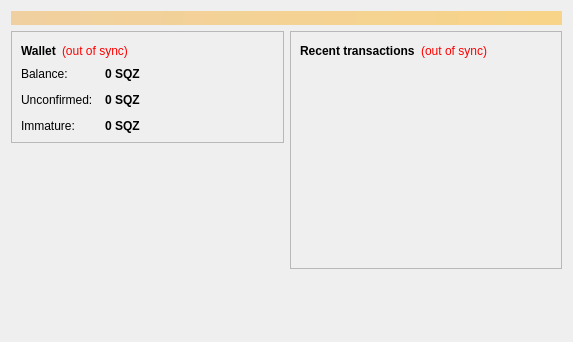
<?xml version="1.0" encoding="UTF-8"?>
<ui version="4.0">
 <class>OverviewPage</class>
 <widget class="QWidget" name="OverviewPage">
  <property name="geometry">
   <rect>
    <x>0</x>
    <y>0</y>
    <width>573</width>
    <height>342</height>
   </rect>
  </property>
  <property name="windowTitle">
   <string>Form</string>
  </property>
  <layout class="QVBoxLayout" name="topLayout">
   <item>
    <widget class="QLabel" name="labelAlerts">
     <property name="visible">
      <bool>false</bool>
     </property>
     <property name="styleSheet">
      <string notr="true">background-color: qlineargradient(x1: 0, y1: 0, x2: 1, y2: 0, stop:0 #F0D0A0, stop:1 #F8D488); color:#000000;</string>
     </property>
     <property name="wordWrap">
      <bool>true</bool>
     </property>
     <property name="margin">
      <number>3</number>
     </property>
    </widget>
   </item>
   <item>
    <layout class="QHBoxLayout" name="horizontalLayout" stretch="1,1">
     <item>
      <layout class="QVBoxLayout" name="verticalLayout_2">
       <item>
        <widget class="QFrame" name="frame">
         <property name="frameShape">
          <enum>QFrame::StyledPanel</enum>
         </property>
         <property name="frameShadow">
          <enum>QFrame::Raised</enum>
         </property>
         <layout class="QVBoxLayout" name="verticalLayout_4">
          <item>
           <layout class="QHBoxLayout" name="horizontalLayout_4">
            <item>
             <widget class="QLabel" name="label_5">
              <property name="font">
               <font>
                <weight>75</weight>
                <bold>true</bold>
               </font>
              </property>
              <property name="text">
               <string>Wallet</string>
              </property>
             </widget>
            </item>
            <item>
             <widget class="QLabel" name="labelWalletStatus">
              <property name="toolTip">
               <string>The displayed information may be out of date. Your wallet automatically synchronizes with the Tsunamicoin network after a connection is established, but this process has not completed yet.</string>
              </property>
              <property name="styleSheet">
               <string notr="true">QLabel { color: red; }</string>
              </property>
              <property name="text">
               <string notr="true">(out of sync)</string>
              </property>
              <property name="alignment">
               <set>Qt::AlignLeading|Qt::AlignLeft|Qt::AlignVCenter</set>
              </property>
             </widget>
            </item>
            <item>
             <spacer name="horizontalSpacer_2">
              <property name="orientation">
               <enum>Qt::Horizontal</enum>
              </property>
              <property name="sizeHint" stdset="0">
               <size>
                <width>40</width>
                <height>20</height>
               </size>
              </property>
             </spacer>
            </item>
           </layout>
          </item>
          <item>
           <layout class="QFormLayout" name="formLayout_2">
            <property name="fieldGrowthPolicy">
             <enum>QFormLayout::AllNonFixedFieldsGrow</enum>
            </property>
            <property name="horizontalSpacing">
             <number>12</number>
            </property>
            <property name="verticalSpacing">
             <number>12</number>
            </property>
            <item row="0" column="0">
             <widget class="QLabel" name="label">
              <property name="text">
               <string>Balance:</string>
              </property>
             </widget>
            </item>
            <item row="0" column="1">
             <widget class="QLabel" name="labelBalance">
              <property name="font">
               <font>
                <weight>75</weight>
                <bold>true</bold>
               </font>
              </property>
              <property name="cursor">
               <cursorShape>IBeamCursor</cursorShape>
              </property>
              <property name="toolTip">
               <string>Your current balance</string>
              </property>
              <property name="text">
               <string notr="true">0 SQZ</string>
              </property>
              <property name="textInteractionFlags">
               <set>Qt::LinksAccessibleByMouse|Qt::TextSelectableByKeyboard|Qt::TextSelectableByMouse</set>
              </property>
             </widget>
            </item>
            <item row="1" column="0">
             <widget class="QLabel" name="label_3">
              <property name="text">
               <string>Unconfirmed:</string>
              </property>
             </widget>
            </item>
            <item row="1" column="1">
             <widget class="QLabel" name="labelUnconfirmed">
              <property name="font">
               <font>
                <weight>75</weight>
                <bold>true</bold>
               </font>
              </property>
              <property name="cursor">
               <cursorShape>IBeamCursor</cursorShape>
              </property>
              <property name="toolTip">
               <string>Total of transactions that have yet to be confirmed, and do not yet count toward the current balance</string>
              </property>
              <property name="text">
               <string notr="true">0 SQZ</string>
              </property>
              <property name="textInteractionFlags">
               <set>Qt::LinksAccessibleByMouse|Qt::TextSelectableByKeyboard|Qt::TextSelectableByMouse</set>
              </property>
             </widget>
            </item>
            <item row="2" column="0">
             <widget class="QLabel" name="labelImmatureText">
              <property name="text">
               <string>Immature:</string>
              </property>
             </widget>
            </item>
            <item row="2" column="1">
             <widget class="QLabel" name="labelImmature">
              <property name="font">
               <font>
                <weight>75</weight>
                <bold>true</bold>
               </font>
              </property>
              <property name="toolTip">
               <string>Mined balance that has not yet matured</string>
              </property>
              <property name="text">
               <string notr="true">0 SQZ</string>
              </property>
              <property name="textInteractionFlags">
               <set>Qt::LinksAccessibleByMouse|Qt::TextSelectableByKeyboard|Qt::TextSelectableByMouse</set>
              </property>
             </widget>
            </item>
           </layout>
          </item>
         </layout>
        </widget>
       </item>
       <item>
        <spacer name="verticalSpacer">
         <property name="orientation">
          <enum>Qt::Vertical</enum>
         </property>
         <property name="sizeHint" stdset="0">
          <size>
           <width>20</width>
           <height>40</height>
          </size>
         </property>
        </spacer>
       </item>
      </layout>
     </item>
     <item>
      <layout class="QVBoxLayout" name="verticalLayout_3">
       <item>
        <widget class="QFrame" name="frame_2">
         <property name="frameShape">
          <enum>QFrame::StyledPanel</enum>
         </property>
         <property name="frameShadow">
          <enum>QFrame::Raised</enum>
         </property>
         <layout class="QVBoxLayout" name="verticalLayout">
          <item>
           <layout class="QHBoxLayout" name="horizontalLayout_2">
            <item>
             <widget class="QLabel" name="label_4">
              <property name="text">
               <string>&lt;b&gt;Recent transactions&lt;/b&gt;</string>
              </property>
             </widget>
            </item>
            <item>
             <widget class="QLabel" name="labelTransactionsStatus">
              <property name="toolTip">
               <string>The displayed information may be out of date. Your wallet automatically synchronizes with the Tsunamicoin network after a connection is established, but this process has not completed yet.</string>
              </property>
              <property name="styleSheet">
               <string notr="true">QLabel { color: red; }</string>
              </property>
              <property name="text">
               <string notr="true">(out of sync)</string>
              </property>
              <property name="alignment">
               <set>Qt::AlignRight|Qt::AlignTrailing|Qt::AlignVCenter</set>
              </property>
             </widget>
            </item>
            <item>
             <spacer name="horizontalSpacer">
              <property name="orientation">
               <enum>Qt::Horizontal</enum>
              </property>
              <property name="sizeHint" stdset="0">
               <size>
                <width>40</width>
                <height>20</height>
               </size>
              </property>
             </spacer>
            </item>
           </layout>
          </item>
          <item>
           <widget class="QListView" name="listTransactions">
            <property name="styleSheet">
             <string notr="true">QListView { background: transparent; }</string>
            </property>
            <property name="frameShape">
             <enum>QFrame::NoFrame</enum>
            </property>
            <property name="verticalScrollBarPolicy">
             <enum>Qt::ScrollBarAlwaysOff</enum>
            </property>
            <property name="horizontalScrollBarPolicy">
             <enum>Qt::ScrollBarAlwaysOff</enum>
            </property>
            <property name="selectionMode">
             <enum>QAbstractItemView::NoSelection</enum>
            </property>
           </widget>
          </item>
         </layout>
        </widget>
       </item>
       <item>
        <spacer name="verticalSpacer_2">
         <property name="orientation">
          <enum>Qt::Vertical</enum>
         </property>
         <property name="sizeHint" stdset="0">
          <size>
           <width>20</width>
           <height>40</height>
          </size>
         </property>
        </spacer>
       </item>
      </layout>
     </item>
    </layout>
   </item>
  </layout>
 </widget>
 <resources/>
 <connections/>
</ui>
